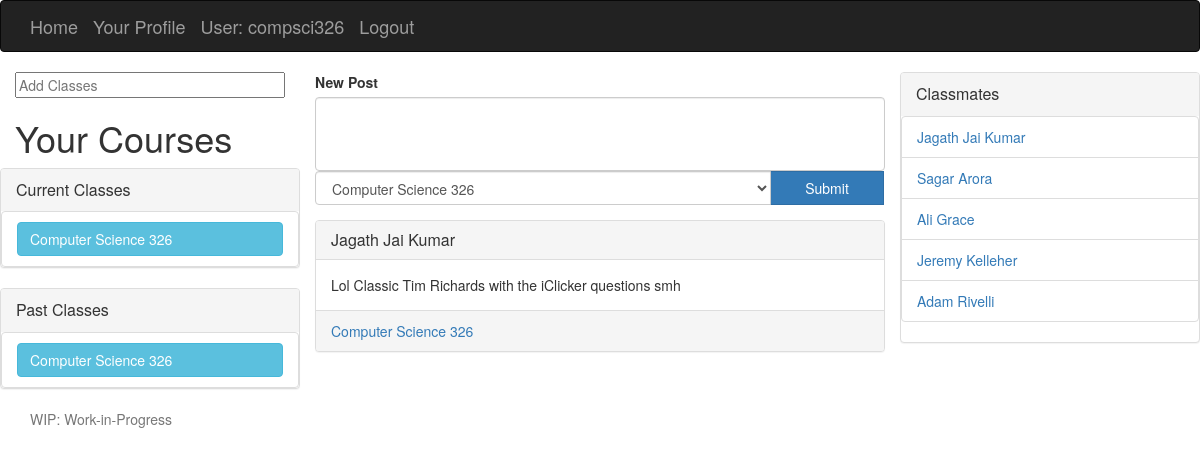
The page /Tibl/ (signed in) on the database as committed earlier.
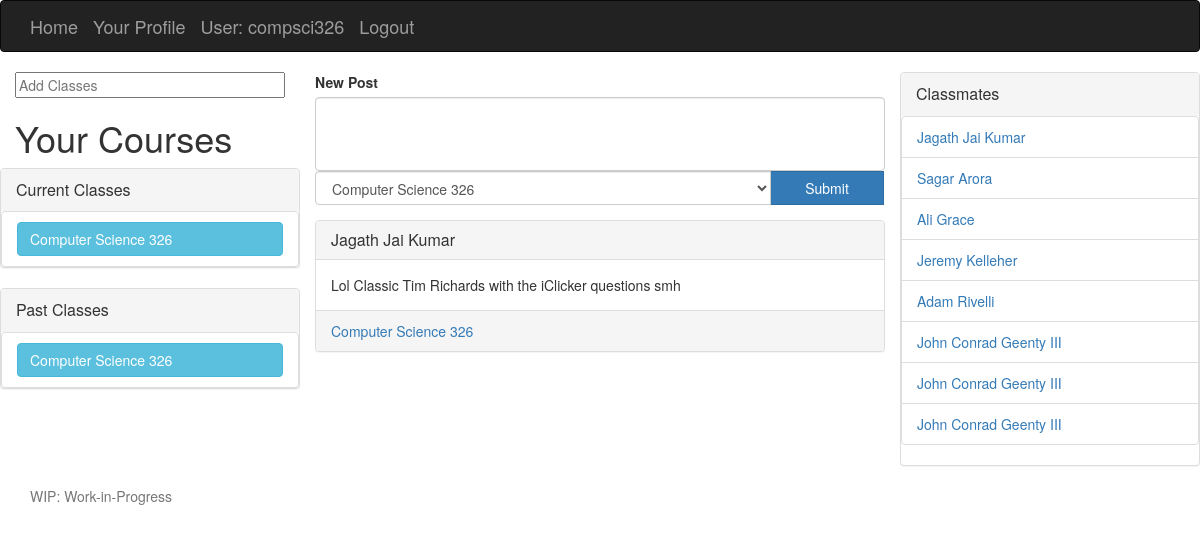
The same page on the database as committed later.
### Tibl/models.py (models this page shows, shortened)
class Section(models.Model):
	year = models.IntegerField()
	season_enum = (
		('F', 'Fall'),
		('Sp', 'Spring'),
		('W', 'Winter'),
		('Su', 'Summer'),
	)
	season = models.CharField(max_length=2, choices=season_enum, null=True)
	teachers = models.ManyToManyField('Teacher')
	students = models.ManyToManyField('Student')
	course = models.ForeignKey('Course', on_delete=models.SET_NULL, null=True)

class Course(models.Model):
	department = models.ForeignKey('Department', on_delete=models.SET_NULL, null=True)
	name = models.CharField(max_length=200, null=True)
	number = models.CharField(max_length=10)

class Department(models.Model):
	name = models.CharField(max_length=60)
	abbreviation = models.CharField(max_length=10)
	def __str__(self):
		return self.name

class Post(models.Model):
	poster = models.ForeignKey('Student', on_delete=models.SET_NULL, null=True)
	content = models.TextField(max_length=10000)
	creation_date = models.DateTimeField(auto_now_add=True)
	section = models.ForeignKey('Section', on_delete=models.SET_NULL, null=True)

class Student(models.Model):
	full_name = models.CharField(max_length=60)
	grad_year = models.IntegerField()
	profile_picture = models.ImageField(upload_to="profile_pictures")
	user = models.OneToOneField(User, on_delete=models.SET_NULL, null=True)

### Tibl/views.py (the view, shortened to what this page needs)
# urls.py: path('', views.index, name='index'),
@login_required
def index(request):
    poster = Student.objects.get(user=request.user.pk)
    student_pk = poster.pk
    past_section_list = Section.objects.filter(students=student_pk).filter(~(Q(year=2018) & Q(season='Sp')))
    section_list = Section.objects.filter(students=student_pk).filter(season='Sp').filter(year=2018)
    have_messaged = [message.receiver for message in Message.objects.filter(sender=student_pk)] +\
                    [message.sender for message in Message.objects.filter(receiver=student_pk)]
    other_classmates = Student.objects.filter(section__in=section_list).filter(~Q(pk=student_pk)).distinct()
    have_messaged = list(set(have_messaged))
    posts = Post.objects.filter(section__in=section_list)
    ordered = posts.order_by('-creation_date')
    return render(
        request,
        'index.html',
        context={
        'past_section_list': past_section_list,
        'section_list': section_list,
        'have_messaged': have_messaged,
        'cur_user': student_pk,
        'posts': ordered,
        'other_classmates': other_classmates,
        }
    )

### Tibl/templates/index.html (shortened to what this page needs)
{% extends "base_generic.html" %}
{% block content %}
{% load static %}
<link rel="stylesheet" href="{% static 'css/home.css' %}">
<div class="col-md-3">
	<div class="row no-margin">
		<form class="navbar-search" action="{% url 'class_search' %}" method="post">
			<input name="class_search" type="text" class="search-query full" placeholder="Add Classes">
		</form>
	</div>
	<h1>Your Courses</h1>
	{% if section_list %}
	<div class="row">
		<div class="panel-group">
			<div class="panel panel-default">
				<div class="panel-heading">
					<a data-toggle="collapse" href="#current_class_dropdown" role="button" aria-expanded="true" aria-controls="collapseExample" class="panel-title">
						<p class="panel-title">
							Current Classes
						</p>
					</a>
				</div>
				<div id="current_class_dropdown" class="collapse in" style="overflow:hidden">
					{% for section in section_list %}
					<li class="list-group-item">
						<a href="{% url 'class' section.pk %}" class="btn btn-info class_btn" role="button">
							{{ section.course.department }} {{ section.course.number }}
						</a>
					</li>
					{% endfor %}
				</div>
			</div>
		</div>
	</div>
	{% endif %}
	{% if past_section_list %}
	<div class="row">
		<div class="panel-group">
			<div class="panel panel-default">
				<div class="panel-heading">
					<a data-toggle="collapse" href="#past_class_dropdown" role="button" aria-expanded="true" aria-controls="collapseExample" class="panel-title">
						<p class="panel-title">
							Past Classes
						</p>
					</a>
				</div>
				<div id="past_class_dropdown" class="collapse in" style="overflow:hidden">
					{% for section in past_section_list %}
					<li class="list-group-item">
						<a href="{% url 'class' section.pk %}" class="btn btn-info class_btn" role="button">
							{{ section.course.department }} {{ section.course.number }}
						</a>
					</li>
					{% endfor %}
				</div>
			</div>
		</div>
	</div>
	{% endif %}
</div>
<div class="col-md-6">
	<div class="form-group border border-dark">
		<form id="post_form" action="" method="post">
			<label for="PostArea">New Post</label>
			<textarea name="post_text" form="post_form" class="form-control" id="new_post" rows="3"></textarea>
			<div class="input-group">
				<div class="input-group-btn">
					<select name="class_name" class="form-control" id="class_select">
						{% if section_list %}
						{% for section in section_list %}
						<option>{{ section.course.department }} {{ section.course.number }}</option>
						{% endfor %}
						{% else %}
						<option>Add some classes before you post!</option>
						{% endif %}
					</select>
					<input type="submit" class="btn btn-primary" id="post_button" {% if not section_list %} disabled {% endif %} >Post!</input>
				</div>
			</div>
		</form>
	</div>
	{% if posts %}
	{% for post in posts %}
	<div class="panel panel-default">
		<div class="panel-heading">
			<h3 class="panel-title">
				<a href="{% url 'friendprofile' post.poster.pk %}">
					{{ post.poster.full_name }}
				</a>
			</h3>
		</div>
		<div class="panel-body">
			{{ post.content }}
		</div>
		<div class="panel-footer">
			<a href="{% url 'class' post.section.pk %}">
				{{ post.section.course.department }} {{ post.section.course.number }}
			</a>
		</div>
	</div>
	{% endfor %}
	{% endif %}
</div>
<div class="col-md-3">
	<div class="row">
		<div class="panel-group">
			<div class="panel panel-default">
				<div class="panel-heading">
					<p class="panel-title">
						<a data-toggle="collapse" href="#classmates_dropdown" role="button" aria-expanded="true" aria-controls="collapseExample">Classmates</a>
					</p>
				</div>
				{% if other_classmates %}
				<div id="classmates_dropdown" class="collapse in">
					<ul class="list-group">
						{% for classmate in other_classmates %}
						<li class="list-group-item"><a href="{% url 'friendprofile' classmate.pk %}">{{ classmate.full_name }}</a></li>
						{% endfor %}
					</ul>
				</div>
				{% endif %}
			</div>
		</div>
	</div>
</div>
{% endblock %}

### Tibl/templates/base_generic.html (shortened to what this page needs)
<!DOCTYPE html>
<html lang="en">
  {% load static %}
<head>
  <link href="{% static 'css/bootstrap.min.css' %}" rel="stylesheet">
</head>
<body>
  <div class="navbar navbar-inverse bg-inverse">
    <div class="container d-flex justify-content-between">
      <a href="/" class="navbar-brand">Home</a>
      <a href="{% url 'myprofile'%}" class="navbar-brand">Your Profile</a>
      {% if user.is_authenticated %}
      <a href="#" class="navbar-brand">User: {{ user.get_username }}</a>
     <a href="{% url 'logout'%}?next={{request.path}}" class="navbar-brand">Logout</a>
   {% else %}
     <a href="{% url 'login'%}?next={{request.path}}" class="navbar-brand">Login</a>
   {% endif %}
    </div>
  </div>
  {% block content %}
  {% endblock %}
  <footer class="text-muted col-md-12">
    <div class="container">
      <p>WIP: Work-in-Progress</p>
    </div>
  </footer>
</body>
</html>

### Tibl/static/css/home.css (style rules this page uses)
.full { width: 100%; }
.class_btn { width: 100%; text-align:left; }
#class_select { width:80%; }
#post_button { width:20%; }
#new_post { resize:none; }
.no-margin { margin: 0px; }

Rows that differ between the two databases and show on the page:
added Student: full_name "John Conrad Geenty III"
added Student: full_name "John Conrad Geenty III"
added Student: full_name "John Conrad Geenty III"
